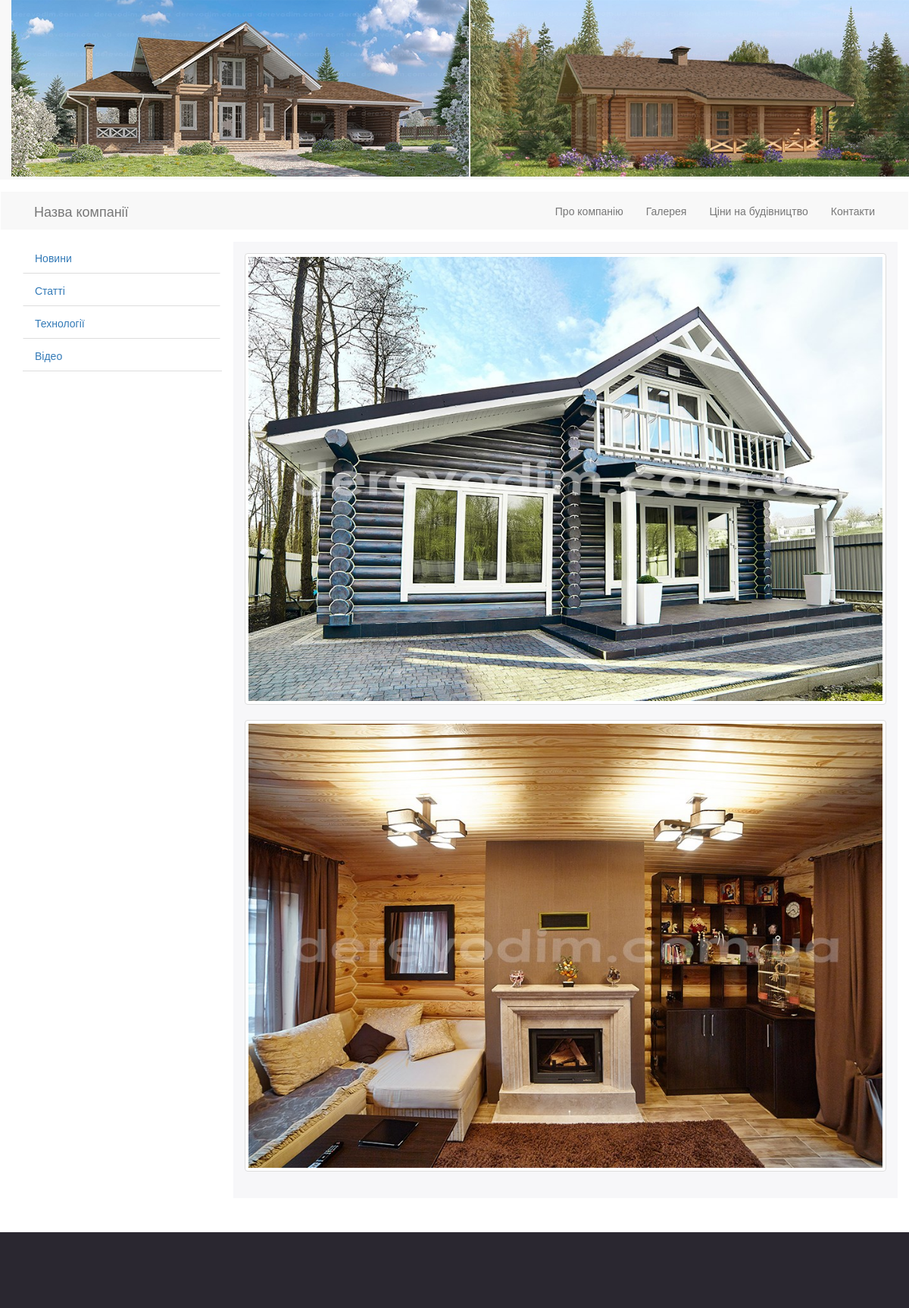
Page /?option=menu&id_menu=3 on the committed database.
### tables this page shows
CREATE TABLE IF NOT EXISTS `menu` (
  `id_menu` tinyint(3) unsigned NOT NULL AUTO_INCREMENT,
  `name_menu` varchar(255) NOT NULL,
  `text_menu` text NOT NULL,
  PRIMARY KEY (`id_menu`)
);

CREATE TABLE IF NOT EXISTS `category` (
  `id_category` tinyint(3) unsigned NOT NULL AUTO_INCREMENT,
  `name_category` varchar(255) NOT NULL,
  PRIMARY KEY (`id_category`)
);

### classes/core.php (the view, shortened to what this page needs)
<?php
abstract class core{
	protected function get_header(){
		include "header.php";
	}
	protected function get_menu(){
		$row = $this->menu_array();
		echo 	'<div class="navbar mb15">
				  <div class="navbar-default">
						<div class="container">
							<div class="navbar-header">
							  <button type="button" class="btn btn-navbar navbar-toggle" data-toggle="collapse" data-target=".nav-collapse">
								<span class="icon-bar"></span>
								<span class="icon-bar"></span>
								<span class="icon-bar"></span>
							  </button>
							  <a class="navbar-brand" href="/">Назва компанії</a>
							</div>
							<nav class="collapse navbar-collapse nav-collapse">
								<ul class="nav navbar-nav navbar-right">';
		foreach ($row as $item){
			printf("<li><a href='?option=menu&id_menu=%s'>%s</a></li>",
			$item['id_menu'],$item['name_menu']);
			}
		echo '</ul></nav></div></div></div>';
	}
	protected function menu_array(){
		$query = "SELECT id_menu,name_menu FROM menu";
		$result = mysql_query($query);
		$row = array();
		for($i = 0;$i < mysql_num_rows($result); $i++) {
			$row[] = mysql_fetch_array($result, MYSQL_ASSOC);
		}
		return $row;
	}
	protected function get_left() {
		$query = "SELECT id_category,name_category FROM category";
		$result = mysql_query($query);
		echo '<div class="container">
			  <div class="row">
		      <div class="col-md-3 c-left">
			  <ul class="nav nav-tabs nav-stacked ">';
		for($i = 0;$i < mysql_num_rows($result); $i++) {
			$row = mysql_fetch_array($result, MYSQL_ASSOC);
			printf("<li><a href='?option=category&id_category=%s'>%s</a></li>",$row['id_category'],$row['name_category']);
		}
		echo '</ul>
			  </div>';
	}
	protected function get_footer(){
		include "footer.php";
	}
	public function get_body(){
		$this->get_menu();
		$this->get_left();
		$this->get_content();
	}
}
?>

### classes/menu.php (shortened to what this page needs)
<?php
class menu extends core {
	public function get_content(){
		if (!$_GET['id_menu']){
			echo "Неправильні дані для виводу меню";
		}
		else{
			$id_menu = (int)$_GET['id_menu'];
			if(!$id_menu){
				echo "Неправильні дані для виводу menu";
			}
			else{
				$query = "SELECT id_menu,name_menu,text_menu FROM menu WHERE id_menu='$id_menu'";
				$reslit = mysql_query($query);
				$row = mysql_fetch_array($reslit,MYSQL_ASSOC);
					echo '<div class="col-md-9 c-right">';
						printf("<div class='row article_box'>
								%s
						</div>",$row['text_menu']);
					echo '</div></div></div>';
			}
		}
	}
}
?>

### css/style.css (style rules this page uses)
.mb15 { margin-bottom: 15px; }
.navbar-nav-top a:hover, .navbar-nav-top a:focus, { border-bottom: 1px solid; border-top: 1px solid; }
.article_box { padding: 15px; background-color: #f7f7f9; margin-bottom: 15px; }
.nav-tabs.nav-stacked > li > a { border-bottom: 1px solid #ddd; -webkit-border-radius: 0; -moz-border-radius: 0; border-radius: 0; }

### rows in the picture
menu: name_menu "Про компанію"
menu: name_menu "Галерея", text_menu (picture)
menu: name_menu "Ціни на будівництво"
menu: name_menu "Контакти"
category: name_category "Новини"
category: name_category "Статті"
category: name_category "Технології"
category: name_category "Відео"
